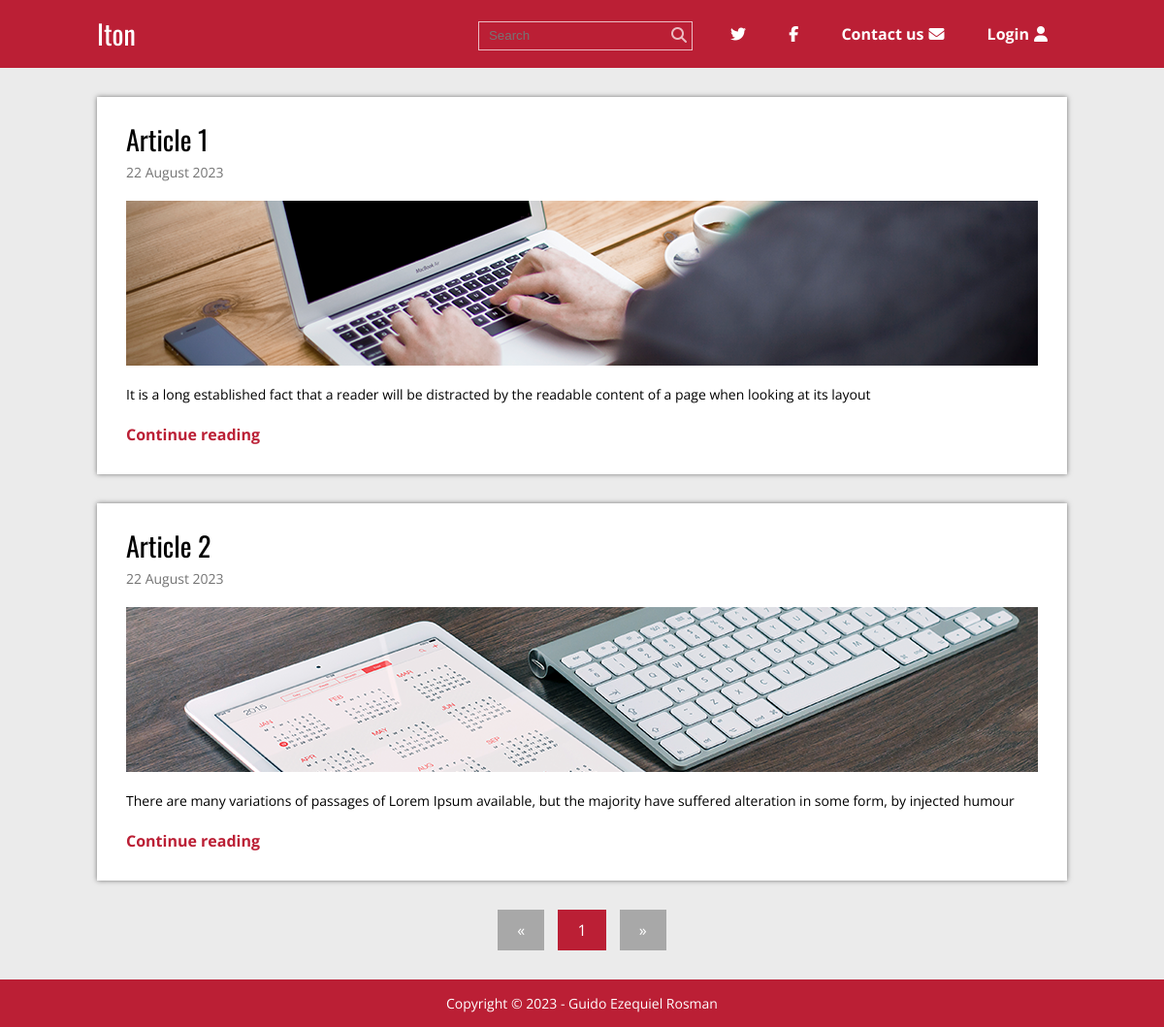
The page / on the database its author committed.
### tables this page shows
CREATE TABLE `articles` (
  `id` int(11) NOT NULL,
  `title` varchar(200) NOT NULL,
  `extract` varchar(200) NOT NULL,
  `date` timestamp NOT NULL DEFAULT current_timestamp(),
  `text` text NOT NULL,
  `image` varchar(50) NOT NULL
);

### index.php (called while the page is built, shortened)
<?php
require 'db.php';
require 'functions.php';
require 'admin/config.php';
$start = (currentPage() > 1) ? (currentPage() * $blog_config['articles_per_page'] - $blog_config['articles_per_page']) : 0;
$stmt = $conn->prepare("SELECT SQL_CALC_FOUND_ROWS * FROM articles LIMIT {$start}, {$blog_config['articles_per_page']}");
$stmt->execute();
$articles = $stmt->fetchAll();
require 'views/index.view.php';
?>

### functions.php (called while the page is built, shortened)
<?php
function formatDate($date){
	$timestamp = strtotime($date);
	$months = ['January', 'February', 'March', 'April', 'May', 'June', 'July', 'August', 'September', 'October', 'November', 'December'];
	$day = date('d', $timestamp);
	$month = date('m', $timestamp) - 1;
	$year = date('Y', $timestamp);
	$date = $day . ' ' . $months[$month] . '  ' . $year;
	return $date;
}
function checkSession(){
	if (isset($_SESSION['admin'])) {
        return true;
	}else{
        return false;
    }
}
function cantPages($articles_per_page, $conn){
	$cantArticles = $conn->prepare('SELECT FOUND_ROWS() as total');
	$cantArticles->execute();
	$cantArticles = $cantArticles->fetch()['total'];
	$cantPages = ceil($cantArticles / $articles_per_page);
	return $cantPages;
}
function currentPage(){
	return isset($_GET['p']) ? (int)$_GET['p']: 1;
}
?>

### admin/config.php (called while the page is built, shortened)
<?php
$blog_config = array(
	'articles_per_page'=> '2',
	'carpeta_imagenes' => 'imagenes/'
);
?>

### views/index.view.php (the view)
<?php require 'header.php' ?>
    <div class="container">
		<?php foreach($articles as $article): ?>
			<div class="post">
				<article>
					<h2 class="title"><a href="single.php?id=<?php echo $article['id']; ?>"><?php echo $article['title'] ?></a></h2>
					<p class="date"><?php echo formatDate($article['date']); ?></p>
					<div class="image">
						<a href="single.php?id=<?php echo $article['id']; ?>">
							<img src="./imagenes/<?php echo $article['image']; ?>" alt="<?php echo $article['title'] ?>">
						</a>
					</div>
					<p class="extract"><?php echo $article['extract'] ?></p>
					<a href="single.php?id=<?php echo $article['id']; ?>" class="continue">Continue reading</a>
				</article>
			</div>
		<?php endforeach; ?>
        <?php require 'pagination.php'; ?>
    </div>
    <?php require 'footer.php'; ?>

### views/header.php (shortened to what this page needs)
<!DOCTYPE html>
<html lang="en">
<head>
	<link rel="stylesheet" href="<?php echo RUTA; ?>css/styles.css">
</head>
<body>
    <header>
		<div class="container">
			<div class="logo left">
				<p><a href="<?php echo RUTA; ?>">Iton</a></p>
			</div>
			<div class="right">
				<form action="<?php echo RUTA; ?>search.php" method="get" name="search" class="search">
					<input type="text" name="search" placeholder="Search">
					<button type="submit" class="icon fa fa-search"></button>
				</form>
				<nav class="menu">
					<ul>
						<li>
							<a href="https://www.twitter.com"><i class="fa fa-twitter"></i></a>
						</li>
						<li>
							<a href="https://www.facebook.com"><i class="fa fa-facebook"></i></a>
						</li>
						<li><a href="#">Contact us<i class="icon fa fa-envelope"></i></a></li>
						<?php if(checkSession()):?>
                            <li><a href="<?php echo RUTA; ?>/admin">Admin Panel<i class="icon fa-solid fa-user"></i></a></li>
                        <?php else:?>
                            <li><a href="<?php echo RUTA; ?>login.php">Login<i class="icon fa-solid fa-user"></i></a></li>
                        <?php endif;?>
                    </ul>
				</nav>
			</div>
		</div>
    </header>

### pagination.php
<section class="pagination">
	<ul>
		<?php
			$cantPages = cantPages($blog_config['articles_per_page'], $conn);
		?>
		<?php if (currentPage() === 1): ?>
			<li class="disabled">&laquo;</li>
		<?php else: ?>
			<li><a href="index.php?p=<?php echo currentPage() - 1?>">&laquo;</a></li>
		<?php endif; ?>
		<?php for ($i = 1; $i <= $cantPages; $i++): ?>
			<?php if (currentPage() === $i): ?>
				<li class="active">
					<?php echo $i; ?>
				</li>
			<?php else: ?>
				<li>
					<a href="index.php?p=<?php echo $i?>"><?php echo $i; ?></a>
				</li>
			<?php endif; ?>
		<?php endfor; ?>
		<?php if (currentPage() == $cantPages):?>
			<li class="disabled">&raquo;</li>
		<?php else: ?>
			<li><a href="index.php?p=<?php echo currentPage() + 1; ?>">&raquo;</a></li>
		<?php endif; ?>
	</ul>
</section>

### views/footer.php
<footer>
	<p class="copyright">Copyright © 2023 - Guido Ezequiel Rosman</p>
</footer>
</body>
</html>

### css/styles.css (style rules this page uses)
* { margin: 0; padding: 0; -webkit-box-sizing: border-box; -moz-box-sizing: border-box; box-sizing: border-box; }
body { font-size: 16px; font-family: 'Open Sans', sans-serif; background: #ebebeb; }
h1, h2, h3, h4, h5, h6 { font-family: "Oswald", Arial, Sans-serif; font-weight: normal; }
a { text-decoration: none; color:#BB1F35; }
.container { max-width: 1000px; width: 90%; margin: auto; }
.left { float: left; }
.right { float: right; }
header { color:#fff; margin-bottom: 30px; background: #BB1F35; }
header .container { overflow: hidden; }
header .logo { max-width: 300px; }
header .logo a { color: #fff; font-family: "Oswald", Arial, Sans-serif; font-size: 28px; line-height: 70px; }
header .search { display: inline-block; position: relative; margin-right: 15px; }
header .search input[type="text"] { background: none; border:1px solid rgba(255,255,255,.7); color:rgba(255,255,255,.7); height: 30px; padding: 0 10px; padding-right: 32px; }
header .search .icon { color:rgba(255,255,255,.7); position: absolute; right: 0; background: none; border:none; cursor:pointer; padding: 6px; font-size: 16px; line-height: 16px; }
header .menu { display: inline-block; }
header .menu ul { list-style: none; }
header .menu ul li { display: inline-block; line-height: 70px; }
header .menu ul li a { color: #fff; display: block; padding: 0px 20px; font-weight: bold; }
header .menu ul li a .icon { margin-left: 5px; }
.post { width: 100%; background: #fff; box-shadow: 0px 0px 5px rgba(0,0,0, .5); margin-bottom: 30px; padding: 30px; }
.post article .title { font-family: "Oswald", Arial, Sans-serif; font-size: 28px; font-weight: normal; line-height: 28px; margin-bottom: 10px; }
.post article .title a { color:#000; }
.post article .date { color:#747474; font-size: 14px; margin-bottom: 20px; }
.post article .image { margin-bottom: 20px; }
.post article .image img { vertical-align: top; width: 100%; }
.post article .extract { font-size: 14px; line-height: 20px; margin-bottom: 20px; }
.post article .continue { color:#BB1F35; font-weight: bold; }
footer { background: #BB1F35; color: #fff; }
footer .copyright { text-align: center; font-size: 14px; padding: 15px 0; }
.pagination { margin-bottom: 30px; }
.pagination ul { list-style: none; text-align: center; }
.pagination ul li { display: inline-block; margin:0 5px; color:#fff; }
.pagination ul .active { background: #BB1F35; padding:10px 20px; }
.pagination ul .disabled { background: #a8a8a8; padding:10px 20px; cursor: not-allowed; }

### rows shown on the page
articles: title "Article 1", date "22 August 2023", image (picture), extract "It is a long established fact that a reader will be distracted by the readable content of a page when looking at its layout"
articles: title "Article 2", date "22 August 2023", image (picture), extract "There are many variations of passages of Lorem Ipsum available, but the majority have suffered alteration in some form, by injected humour"
